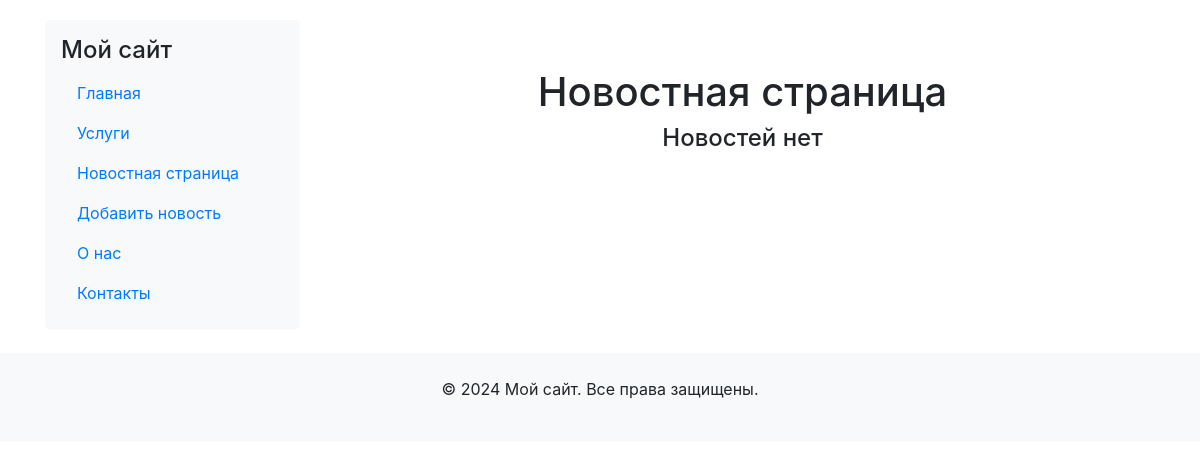
Before: /news/ with the older database file.
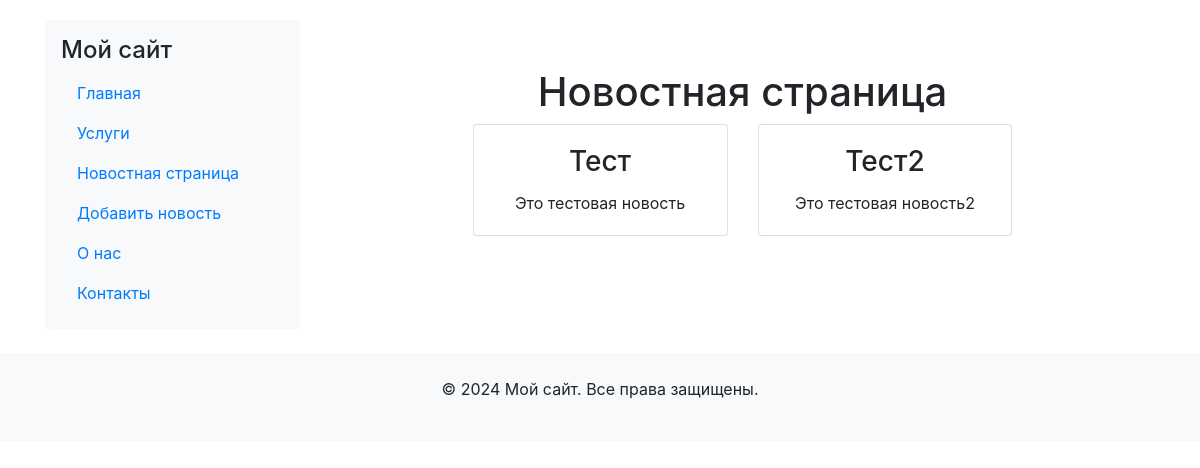
After: the same page with the newer database file.
### news/models.py (models this page shows, shortened)
class News_post(models.Model):
    user_name = models.CharField('Автор новости', max_length=50)
    title = models.CharField('Название новости', max_length=50)
    short_description = models.CharField('Краткое описание новости', max_length=200)
    text = models.TextField('Новость')
    pub_date = models.DateTimeField('Дата публикации')
    class Meta:
        verbose_name = 'Новость'
        verbose_name_plural = 'Новости'

### news/views.py (the view)
# urls.py: path('', views.home, name='home'),
def home(request):
    news = News_post.objects.all()
    return render(request, 'news/news.html', {'news': news})

### news/templates/news/news.html (shortened to what this page needs)
{% extends 'main/layoute.html' %}
{% block content %}
<div class="text-center mt-5">
    <h1>Новостная страница</h1>
    {% if news %}
        <div class="row justify-content-center">
            {% for new in news %}
                <div class="col-md-4">
                    <div class="card mb-4">
                        <div class="card-body">
                            <h3 class="card-title">{{ new.title }}</h3>
                            <p class="card-text">{{ new.short_description }}</p>
                        </div>
                    </div>
                </div>
            {% endfor %}
        </div>
    {% else %}
        <h4>Новостей нет</h4>
    {% endif %}
</div>
{% endblock %}

### main/templates/main/layoute.html (shortened to what this page needs)
{% load static %}
<!doctype html>
<html lang="en">
<head>
    <link rel="stylesheet" href="{% static 'main/css/main.css' %}">
    <link href="https://stackpath.bootstrapcdn.com/bootstrap/4.5.2/css/bootstrap.min.css" rel="stylesheet">
</head>
<body>
    <div class="container">
        <div class="row">
            <div class="col-md-3">
                {% include 'main/menu.html' %}
            </div>
            <div class="col-md-9">
                <main>
                    {% block content %}
                    {% endblock %}
                </main>
            </div>
        </div>
    </div>
    {% include 'main/footer.html' %}
</body>
</html>

### main/templates/main/menu.html
<aside class="bg-light p-3">
    <h2 class="h4">Мой сайт</h2>
    <ul class="nav flex-column">
        <li class="nav-item">
            <a class="nav-link" href="{% url 'home' %}">Главная</a>
        </li>
        <li class="nav-item">
            <a class="nav-link" href="{% url 'services' %}">Услуги</a>
        </li>
        <li class="nav-item">
            <a class="nav-link" href="{% url 'news_home' %}">Новостная страница</a>
        </li>
        <li class="nav-item">
            <a class="nav-link" href="{% url 'add_news' %}">Добавить новость</a>
        </li>
        <li class="nav-item">
            <a class="nav-link" href="{% url 'about' %}">О нас</a>
        </li>
        <li class="nav-item">
            <a class="nav-link" href="{% url 'contact' %}">Контакты</a>
        </li>
    </ul>
</aside>

### main/templates/main/footer.html
<footer class="bg-light text-center text-lg-start mt-4">
    <div class="container p-4">
        <p>© 2024 Мой сайт. Все права защищены.</p>
    </div>
</footer>

### main/static/main/css/main.css (style rules this page uses)
body { padding-top: 20px; }
aside { background-color: #f8f9fa; padding: 15px; border-radius: 5px; }
h1, h3 { margin-top: 20px; margin-bottom: 20px; }

Changed rows visible on the page:
added News_post: title "Тест", short_description "Это тестовая новость"
added News_post: title "Тест2", short_description "Это тестовая новость2"
Other visible differences:
text no longer shown: "Новостей нет"
